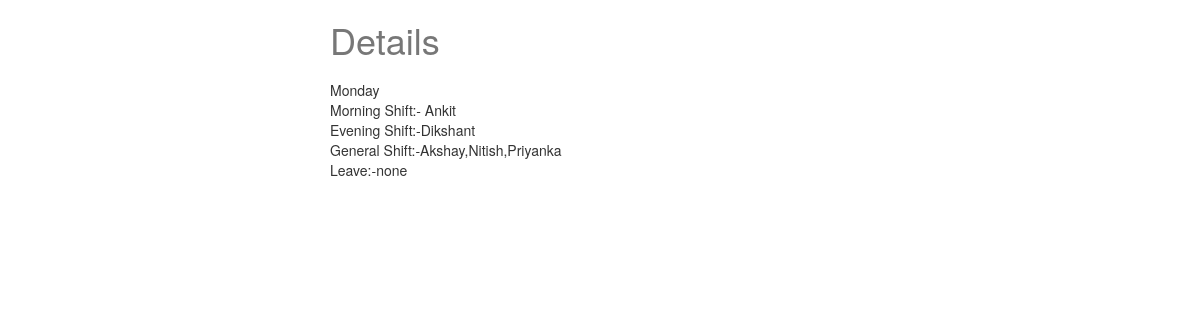
Page /shifts/4/ on the committed database.
### todo/models.py (models this page shows, shortened)
class Shift(models.Model):
    Date = models.CharField(max_length=40)
    Day = models.CharField(max_length=40)
    Morning = models.CharField(max_length=50,null=True)
    Evening = models.CharField(max_length=60,null=True)
    General = models.CharField(max_length=70,null=True)
    Leave = models.CharField(max_length=70,null=True)

### todo/views.py (the view)
# urls.py: url(r'^(?P<id>\d+)/$', shift_detail, name='detail'),
def shift_detail(request,id=None):  # retrieve
    instance = get_object_or_404(Shift,id=id)
    context={
        "date":instance.Date,
        "instance":instance,
    }
    return render(request,"shift_details.html",context)

### templates/shift_details.html (shortened to what this page needs)
{% extends "base.html" %}
{% block content %}
    <div class='col-sm-6 col-sm-offset-3'>
<h1> Details </h1>
{{ instance.Day }}<br/>
Morning Shift:- {{ instance.Morning }}<br/>
Evening Shift:-{{ instance.Evening }}<br/>
General Shift:-{{ instance.General }}<br/>
Leave:-{{ instance.Leave }}<br/>
    </div>
{% endblock %}

### static/base.css (style rules this page uses)
h1 { color: #777777; }

### rows in the picture
Shift: Day "Monday", Morning "Ankit", Evening "Dikshant", General "Akshay,Nitish,Priyanka", Leave "none"
